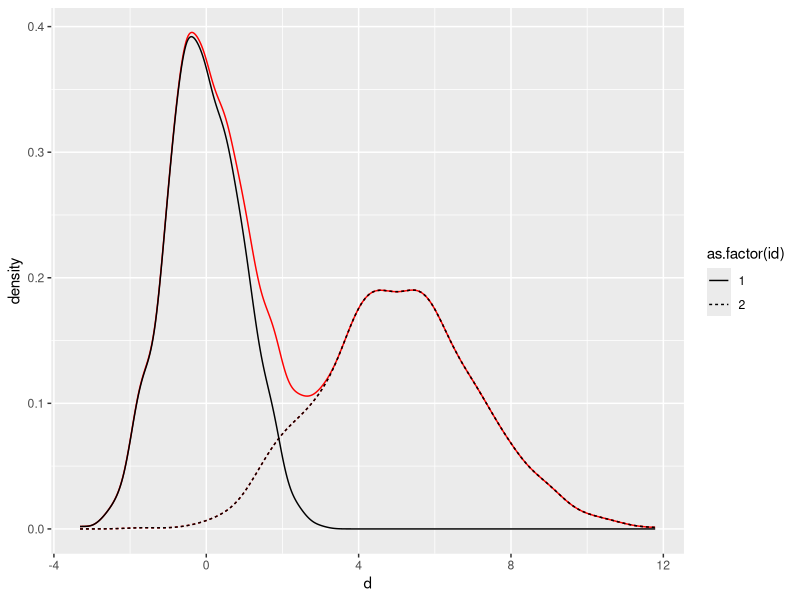
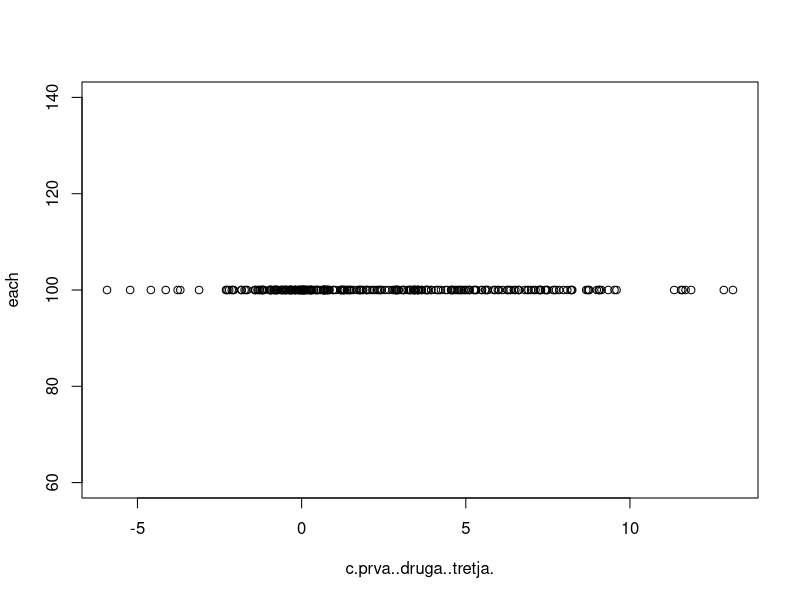
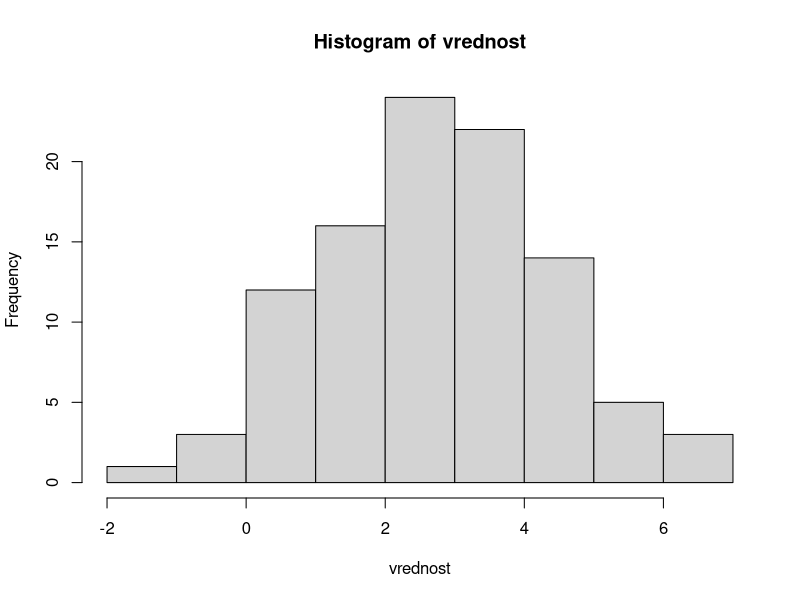
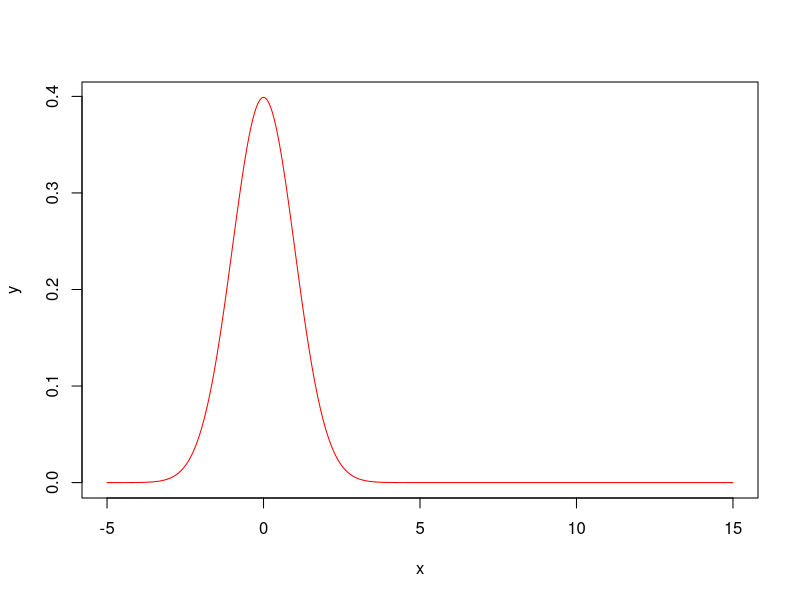
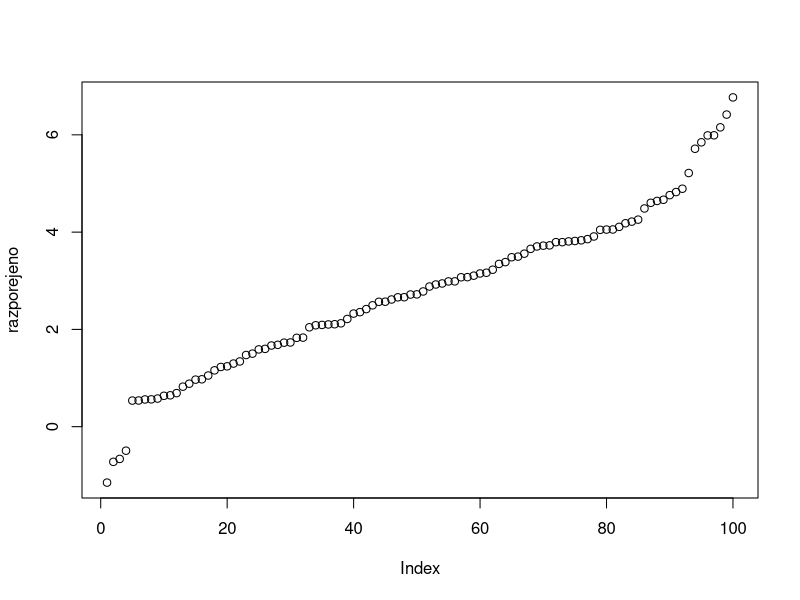
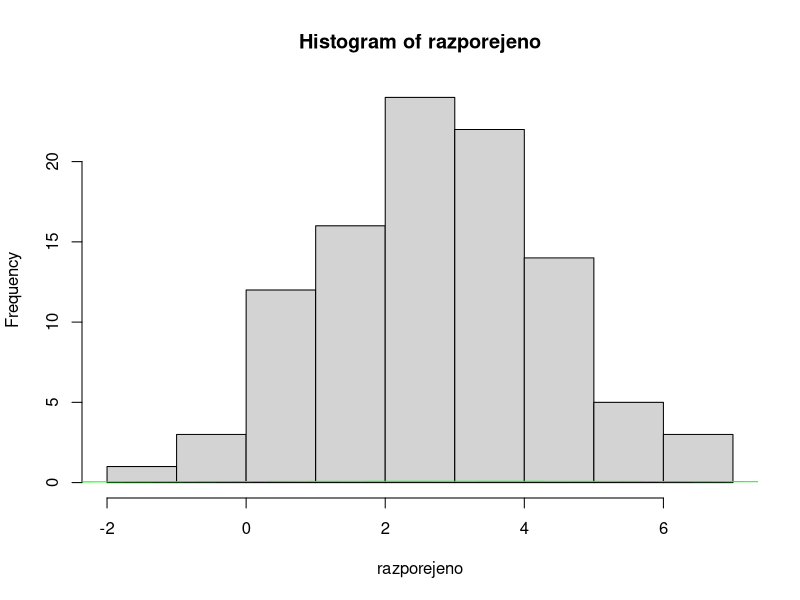
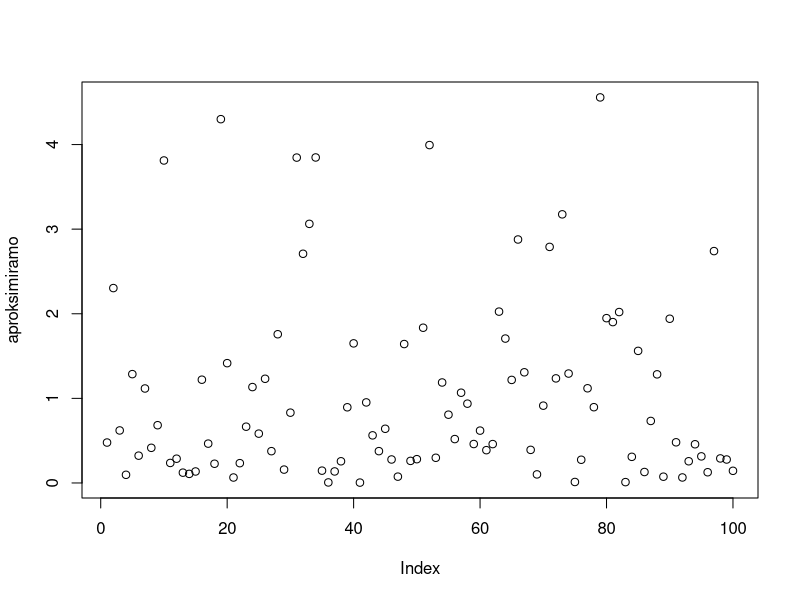
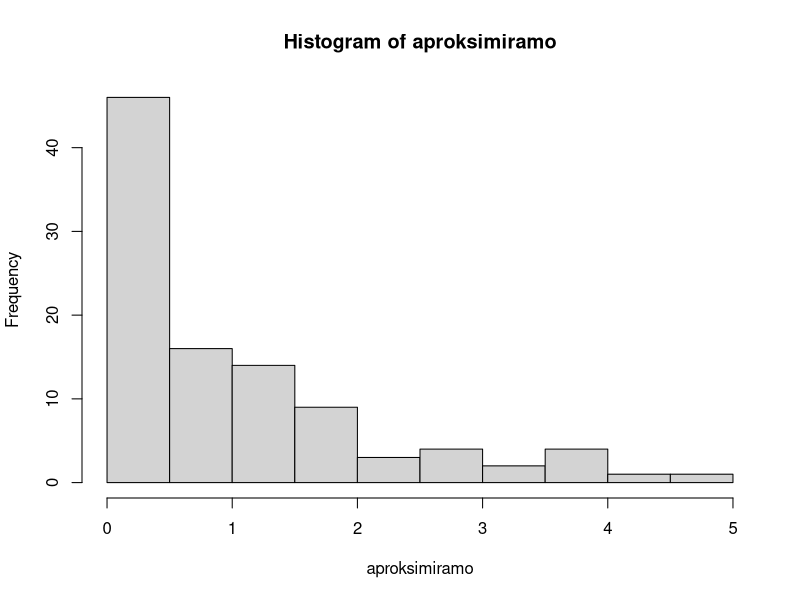

Write the R code that produced these figures, in order.
a<-rnorm(1000,0,1) #component 1
b<-rnorm(1000,5,2) #component 2
d<-c(a,b) #overall data 
df<-data.frame(d,id=rep(c(1,2),each=1000)) #add group id
require(ggplot2)
ggplot(df) +
  stat_density(aes(x = d,  linetype = as.factor(id)),
               position = "stack", 
               geom = "line", 
               show.legend = F, 
               color = "red") +
  stat_density(aes(x = d,  linetype = as.factor(id)), position = "identity", geom = "line")
prva <- rnorm(100)
druga <- rnorm(100, m = 6, sd = 3)
tretja <- rnorm(100, m =2, sd = 3)
vrednost <- 0.5 * prva + 0.5 * druga
razporejeno <- sort(vrednost)
podatki <- data.frame(c(prva,druga,tretja), each=100)
plot(podatki)
hist(vrednost)
x <- seq(-5,15,by= 0.01)
y <- dnorm(x, mean = 0, sd = 1)
z <- dnorm(x, mean = 3, sd = 5)
plot(x,y, type = "l", col = "red")
plot(razporejeno)
hist(razporejeno)
lines(x,z, type = "l", col = "green")


#urejeno
aproksimiramo <- rexp(100)
plot(aproksimiramo)
hist(aproksimiramo)
